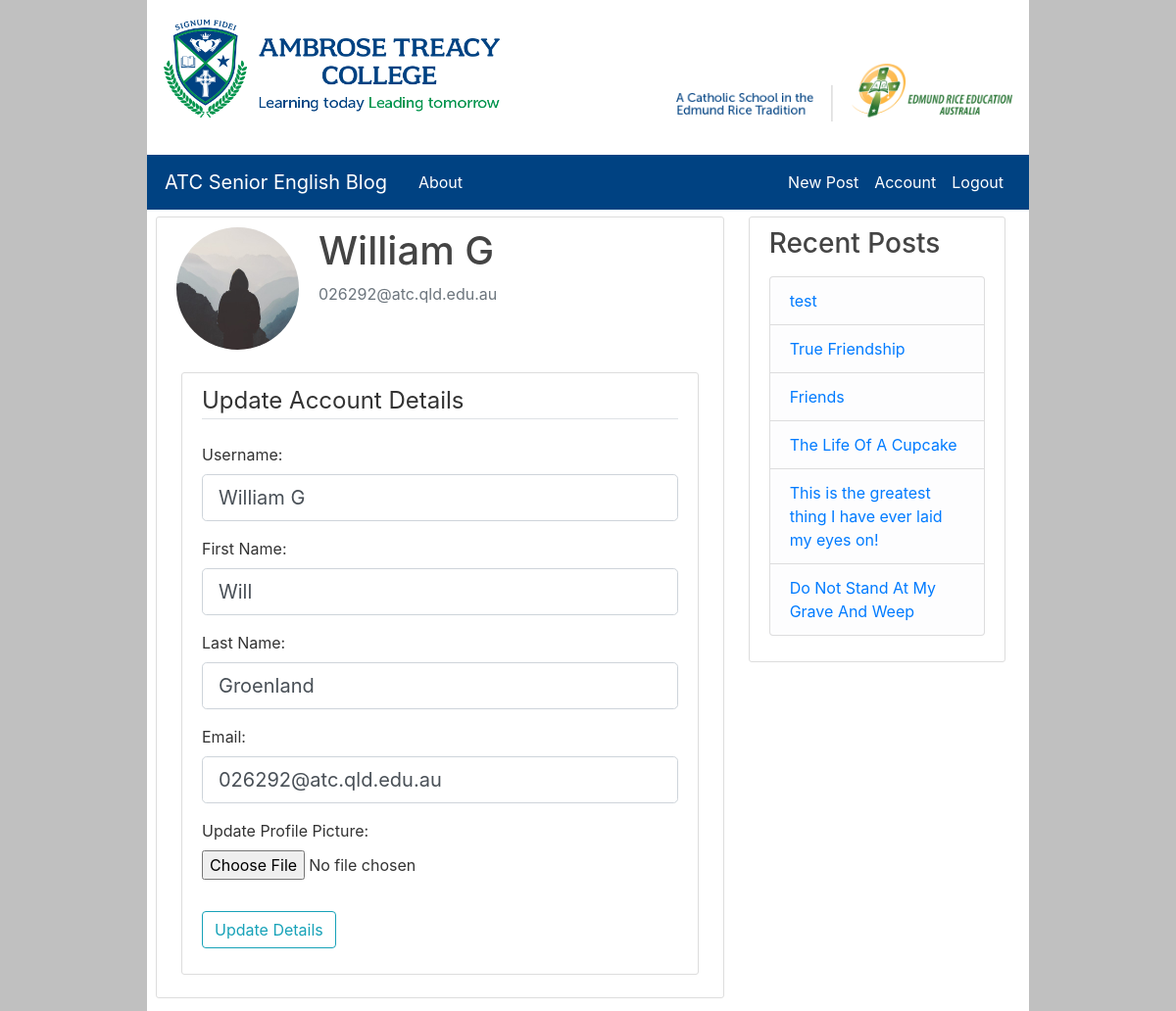
Page /account (signed in) on the committed database.
### flaskBlog/models.py (models this page shows, shortened)
class User(db.Model, UserMixin):
    id = db.Column(db.Integer, primary_key=True)
    username = db.Column(db.String(20), unique=True, nullable=False)
    email = db.Column(db.String(120), unique=True, nullable=False)
    image_file = db.Column(db.String(20), nullable=False, default="default.jpg")
    password = db.Column(db.String(60), nullable=False)
    administrator = db.Column(db.Integer, nullable=True)
    posts = db.relationship("Post", backref="author", lazy=True)
    forename = db.Column(db.String(50), nullable=True)
    surname = db.Column(db.String(50), nullable=True)

class Post(db.Model):
    id = db.Column(db.Integer, primary_key=True)
    title = db.Column(db.String(100), nullable=False)
    date_posted = db.Column(db.DateTime, nullable=False, default=datetime.utcnow)
    content = db.Column(db.Text, nullable=False)
    user_id = db.Column(db.Integer, db.ForeignKey("user.id"), nullable=True)

### flaskBlog/users/routes.py (the view)
@users.route("/account", methods=["GET", "POST"])
@login_required
def account():
    form = UpdateAccountForm()
    posts = Post.query.all()
    if form.validate_on_submit():
        if form.picture.data:
            picture_file = save_picture(form.picture.data)
            current_user.image_file = picture_file
        current_user.username = str(form.username.data).lower()
        current_user.email = str(form.email.data).lower()
        current_user.forename = form.forename.data
        current_user.surname = form.surname.data
        db.session.commit()
        flash("Your account has been updated!", "success")
        return redirect(url_for("users.account"))
    elif request.method == "GET":
        form.username.data = current_user.username
        form.forename.data = current_user.forename
        form.surname.data = current_user.surname
        form.email.data = current_user.email
    image_file = url_for(
        "static", filename="profile_pics/" + current_user.image_file)
    return render_template("account.html", title="Account", image_file=image_file, form=form, posts=posts)

### flaskBlog/users/forms.py (shortened to what this page needs)
class UpdateAccountForm(FlaskForm):
    username = StringField("Username:", validators=[DataRequired(), Length(min=2, max=20)])
    forename = StringField("First Name:", validators=[Length(max=50)])
    surname = StringField("Last Name:", validators=[Length(max=50)])
    email = StringField("Email:", validators=[DataRequired(), Email()])
    picture = FileField("Update Profile Picture:", validators=[FileAllowed(["jpg", "png"])])
    admin = BooleanField("Administrator:")
    submit = SubmitField("Update Details")

### flaskBlog/models.py (called while the page is built)
@login_manager.user_loader
def load_user(user_id):
    return User.query.get(int(user_id))

### flaskBlog/templates/account.html (shortened to what this page needs)
{% extends 'layout.html' %}
{% block content %}
<div class="content-section">
    <div class="media">
        <img class="rounded-circle account-img" src="{{ image_file }}" alt="userImage">
        <div class="media-body">
            <h2 class="account-heading">{{ current_user.username }}</h2>
            <p class="text-secondary">{{ current_user.email }}</p>
        </div>
    </div>
    <div class="content-section">
        <form method="POST" action="" enctype="multipart/form-data">
            <fieldset class="form-group">
                <legend class="border-bottom mb-4">Update Account Details</legend>
                <div class="form-group">
                    {{ form.username.label(class="form-control-label") }}
                    {% if form.username.errors %}
                    {{ form.username(class="form-control form-control-lg is-invalid") }}
                    <div class="invalid-feedback">
                        {% for error in form.username.errors %}
                        <span>{{ error }}</span>
                        {% endfor %}
                    </div>
                    {% else %}
                    {{ form.username(class="form-control form-control-lg") }}
                    {% endif %}
                </div>
                <div class="form-group">
                    {{ form.forename.label(class="form-control-label") }}
                    {% if form.forename.errors %}
                    {{ form.forename(class="form-control form-control-lg is-invalid") }}
                    <div class="invalid-feedback">
                        {% for error in form.forename.errors %}
                        <span>{{ error }}</span>
                        {% endfor %}
                    </div>
                    {% else %}
                    {{ form.forename(class="form-control form-control-lg") }}
                    {% endif %}
                </div>
                <div class="form-group">
                    {{ form.surname.label(class="form-control-label") }}
                    {% if form.surname.errors %}
                    {{ form.surname(class="form-control form-control-lg is-invalid") }}
                    <div class="invalid-feedback">
                        {% for error in form.surname.errors %}
                        <span>{{ error }}</span>
                        {% endfor %}
                    </div>
                    {% else %}
                    {{ form.surname(class="form-control form-control-lg") }}
                    {% endif %}
                </div>
                <div class="form-group">
                    {{ form.email.label(class="form-control-label") }}
                    {% if form.email.errors %}
                    {{ form.email(class="form-control form-control-lg is-invalid") }}
                    <div class="invalid-feedback">
                        {% for error in form.email.errors %}
                        <span>{{ error }}</span>
                        {% endfor %}
                    </div>
                    {% else %}
                    {{ form.email(class="form-control form-control-lg") }}
                    {% endif %}
                </div>
                <div class="form-group">
                    {{ form.picture.label() }}
                    {{ form.picture(class="form-control-file") }}
                </div>
            </fieldset>
            <div class="form-group">
                {{ form.submit(class="btn btn-outline-info") }}
            </div>
        </form>
    </div>
</div>
{% endblock content %}

### flaskBlog/templates/layout.html (shortened to what this page needs)
<!DOCTYPE html>
<html lang="en">
{% if title == "Administration" %}
{% set bootWidth = 12 %}
{% else %}
{% set bootWidth = 8 %}
{% endif %}
<head>
    <link rel="stylesheet" href="https://maxcdn.bootstrapcdn.com/bootstrap/4.3.1/css/bootstrap.min.css">
    <link rel="stylesheet" type="text/css" href="{{ url_for('static', filename='main.css') }}">
</head>
<body>
    <div class="container">
        <div class="banner">
            <a href="{{ url_for('main.home') }}"><img class="col-md-5 img-fluid float-left" src="\static\ATCLogo.png"
                    alt="Ambrose Treacy College"></a>
            <a href="http://www.erea.edu.au" target="_blank"><img class="col-md-5 img-fluid float-right" id="EREA"
                    src="\static\EREALogo.png" alt="A Catholic School In The Edmund Rice Tradition"></a>
        </div>
    </div>
    <header class="site-header">
        <nav class="navbar navbar-expand-md navbar-dark bg-steel">
            <div class="container">
                <a class="navbar-brand mr-4" href="{{ url_for('main.home') }}">ATC Senior English Blog</a>
                <div class="collapse navbar-collapse" id="navbarToggle">
                    <div class="navbar-nav mr-auto">
                        <a class="nav-item nav-link" href="{{ url_for('main.about') }}">About</a>
                    </div>
                    <div class="navbar-nav">
                        {% if current_user.is_authenticated %}
                        <a class="nav-item nav-link" href="{{ url_for('posts.new_post') }}">New Post</a>
                        <a class="nav-item nav-link" href="{{ url_for('users.account') }}">Account</a>
                        <a class="nav-item nav-link" href="{{ url_for('users.logout') }}">Logout</a>
                        {% else %}
                        <a class="nav-item nav-link" href="{{ url_for('users.login') }}">Login</a>
                        <a class="nav-item nav-link" href="{{ url_for('users.register') }}">Register</a>
                        {% endif %}
                    </div>
                </div>
            </div>
        </nav>
    </header>
    <main role="main" class="container">
        <div class="row container" style="width: auto; margin-right: 0px;">
            <div class="col-md-{{ bootWidth }}" id="main">
                {% block content %}{% endblock %}
            </div>
            {% if title != "Administration" %}
            <div class="col-md-4" id="side">
                <div class="content-section">
                    <h3>Recent Posts</h3>
                    <p class='text-muted'>
                        <ul class="list-group">
                            {% for post in posts[::-1] %}
                            {% if loop.index <= 6 %}
                            <li class="list-group-item list-group-item-light"><a
                                    href="{{ url_for('posts.post', post_id=post.id) }}">{{ post.title }}</a>
                            </li>
                            {% endif %}
                            {% endfor %}
                        </ul>
                    </p>
                </div>
            </div>
            {% endif %}
        </div>
    </main>
</body>
</html>

### flaskBlog/static/main.css (style rules this page uses)
html { width: 75% !important; margin: auto !important; background-color: #c0c0c0 !important; }
.banner { height: 150px; padding-top: 20px; margin-bottom: 8px; background-color: #FFFFFF; }
#EREA { padding-top: 45px; }
#main { padding-right: 0px; }
.container { padding-left: 2px; padding-right: 2px; }
body { background: #ffffff; color: #333333; }
h1, h2, h3, h4, h5, h6 { color: #444444; }
.bg-steel { background-color: #004282; }
.site-header .navbar-nav .nav-link { color: #fff; }
.content-section { background: rgb(255, 255, 255); padding: 10px 20px; border: 1px solid #dddddd; border-radius: 3px; margin-top: 7px; margin-bottom: 13px; margin-left: 5px; margin-right: 5px; }
.account-img { height: 125px; width: 125px; margin-right: 20px; margin-bottom: 16px; }
.account-heading { font-size: 2.5rem; }

### rows in the picture
User: username "William G", email "026292@atc.qld.edu.au", forename "Will", surname "Groenland"
Post: title "test"
Post: title "True Friendship"
Post: title "Friends"
Post: title "The Life Of A Cupcake"
Post: title "This is the greatest thing I have ever laid my eyes on!"
Post: title "Do Not Stand At My Grave And Weep"
